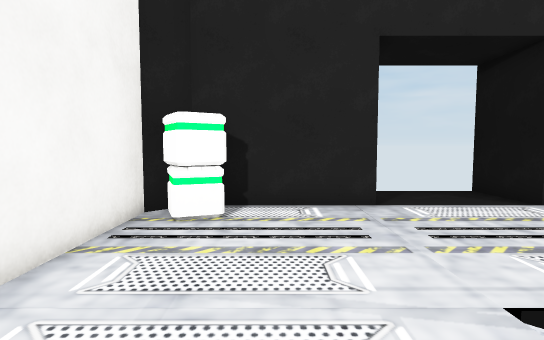
View 1 (above)

14 first-person views from a walk through a 3-D level made in the Unity game engine. The camera is 1.4 m above the floor, tilts 4° down and sees 80° across. Doors are open. The floor is counted in squares, 1 m on a side. Each view is taken from the middle of a square. On the plan, view 1 faces up. The plan holds only what a view shows up to about 15 squares ahead; the rest is blank. The place goes on beyond the plan. The player character is not drawn. Some surface patterns are stand-ins.

View 2
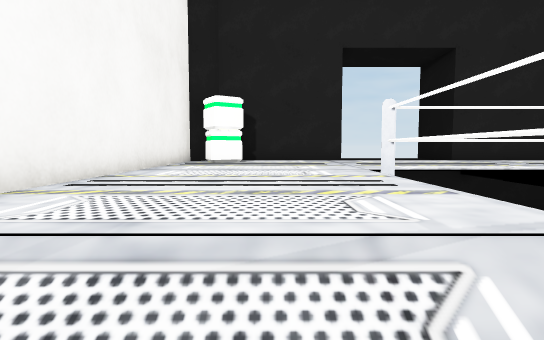

View 3
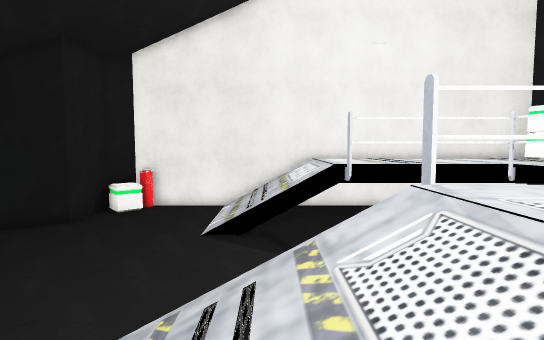

View 4
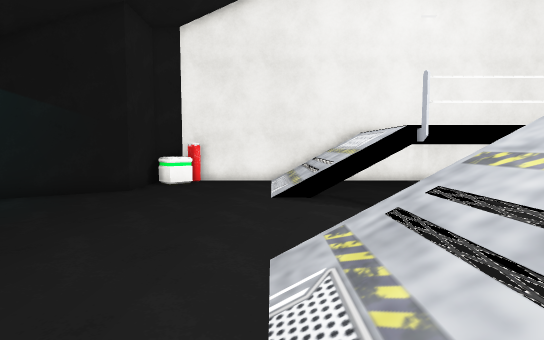

View 5
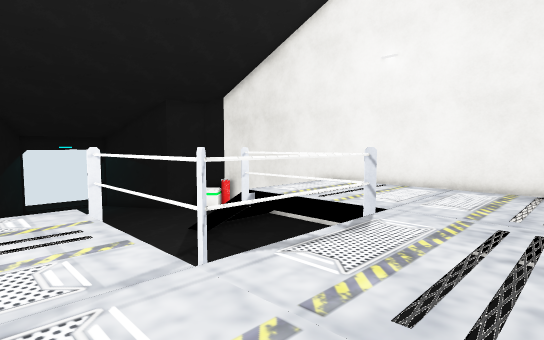

View 6
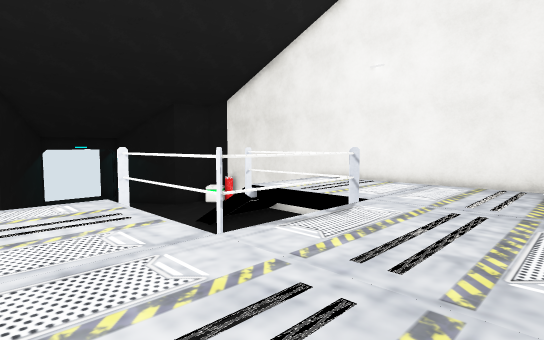

View 7
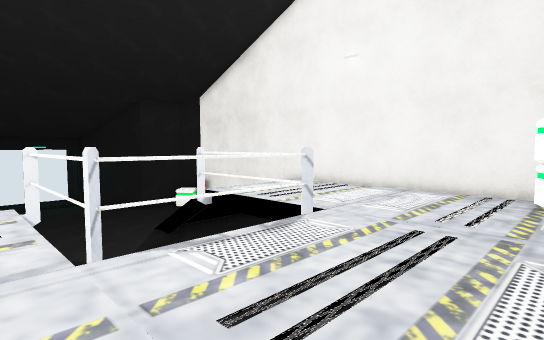

View 8
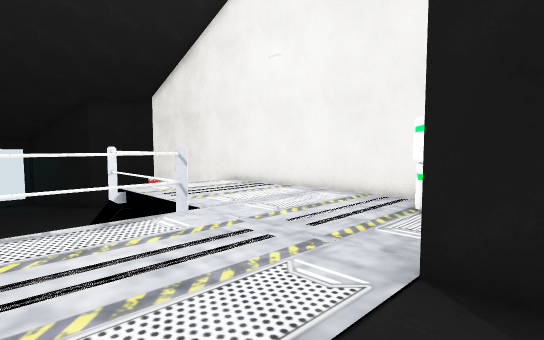

View 9
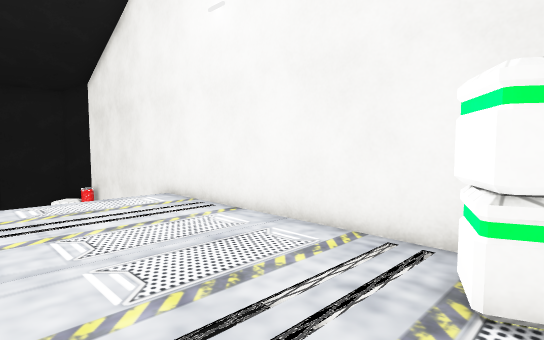

View 10
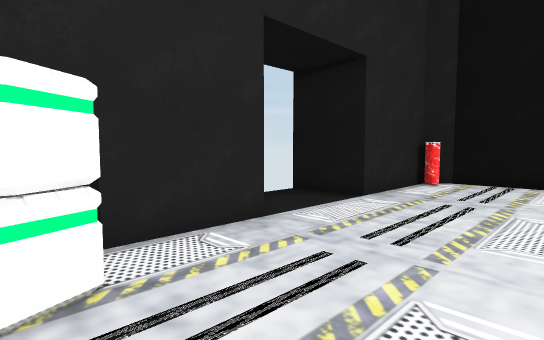

View 11
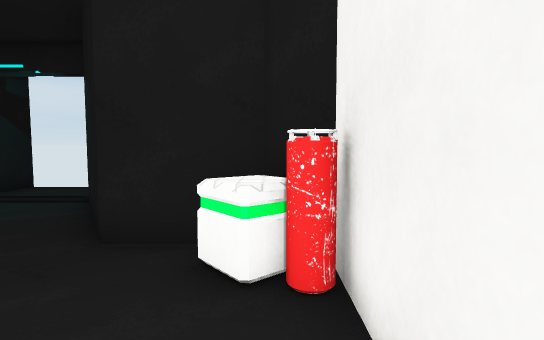

View 12
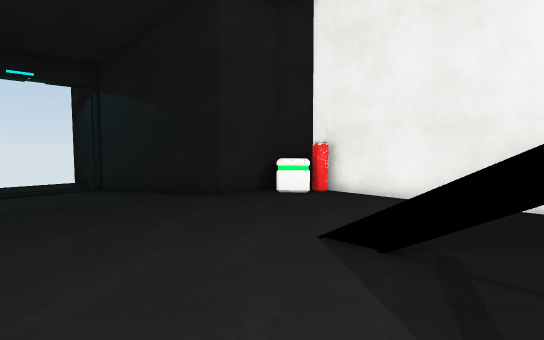

View 13
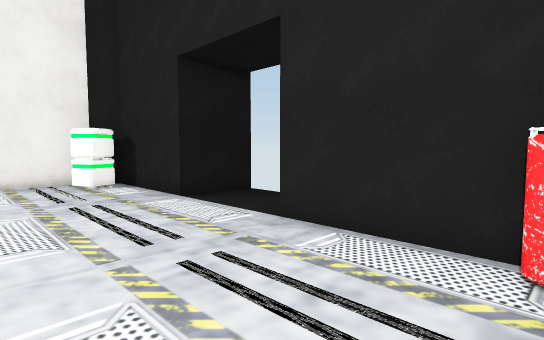

View 14
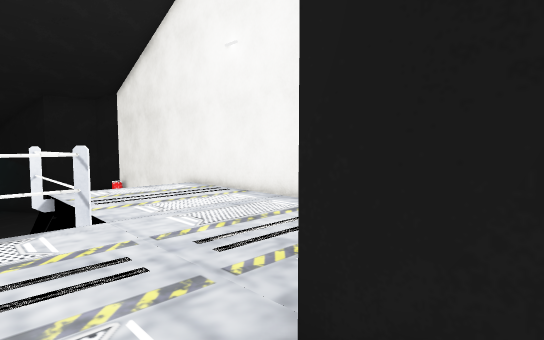

### Floor plan
Key: @ floor where view 1 was taken; # wall or solid block; . main floor; - floor 2 m lower than the main floor; / step, stairs or slope; D open door; = window, fence, low wall or low ledge; O other object.
Columns run from 3 left of view 1 to 12 right of it. Each row starts with its distance up from view 1.
 11      #    #
 10      #....#
  9      #....#
  8 ######....#####
  7 #OO...........##
  6 #OO............#
  5 #..............#
  4 #..............#
  3 #..............
  2 #....#----#...
  1 #....-    ....
  0 #..@.---  ...
 -1 #....---  ...
 -2 #....#--  #..
 -3 #/////-- -///
 -4 #/////----/// /
 -5 #////=----///
 -6 #/////----/// /
 -7 #------------
 -8 #------------
 -9 ##----------
-10 #OO--------
-11 #####----- ##
-12     #----  #
-13     ##---
-14      #DDD
-15      #DDD
-16       #

Where each view was taken, in squares from view 1:
view 1: 0 up, 0 right, facing up
view 2: 4 down, 0 right, facing up
view 3: 4 down, 11 right, facing left
view 4: 6 down, 11 right, facing left
view 5: 6 up, 9 right, facing down-left
view 6: 7 up, 10 right, facing down-left
view 7: 7 up, 8 right, facing down-left
view 8: 9 up, 6 right, facing down-left
view 9: 7 up, 2 right, facing down-left
view 10: 3 up, 2 left, facing up-right
view 11: 6 down, 2 left, facing down
view 12: 3 down, 6 right, facing down-left
view 13: 3 up, 11 right, facing up-left
view 14: 9 up, 4 right, facing down-left
